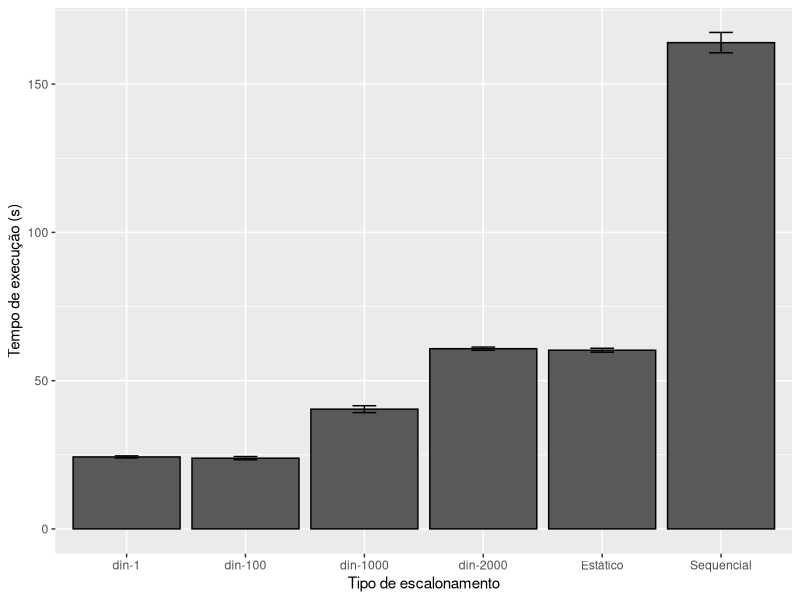

Recreate this plot in R.
#!/usr/local/bin/Rscript

pdf('sched.pdf', width = 6.66, height = 4.42)

df = read.csv("scheduler.csv", sep=";")
library(ggplot2)
sched = ggplot(df, aes(x=as.factor(sched), y=mean)) +
  geom_bar(position=position_dodge(), stat="identity", colour='black') +
  geom_errorbar(aes(ymin=mean-sd, ymax=mean+sd), width=.2,position=position_dodge(.9)) +
  scale_fill_brewer(palette = "Blues") +
  labs(x = "Tipo de escalonamento", y = "Tempo de execução (s)")
print(sched)

invisible(dev.off())